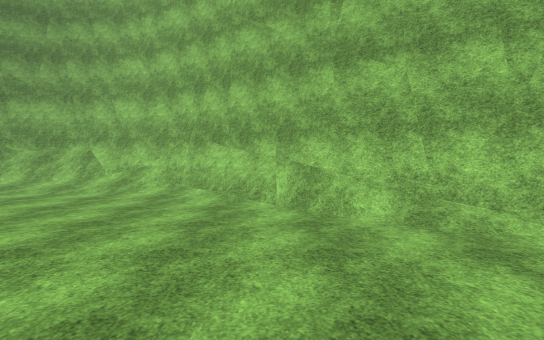
view 1 (above)

16 first-person views from a walk through a scene from a Unity 3-D project. The camera is 1.5 m above the floor, tilts 2° down and sees 75° across. The floor is counted in squares, 2 m on a side. Each view is taken from the middle of a square. On the plan, view 1 faces up. The plan holds only what a view shows up to about 11 squares ahead; the rest is blank. The place goes on beyond the plan. The player character is not drawn. Surface patterns are stand-ins for the level's own textures.

view 2
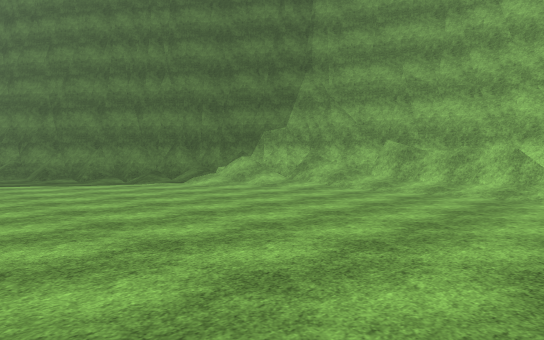

view 3
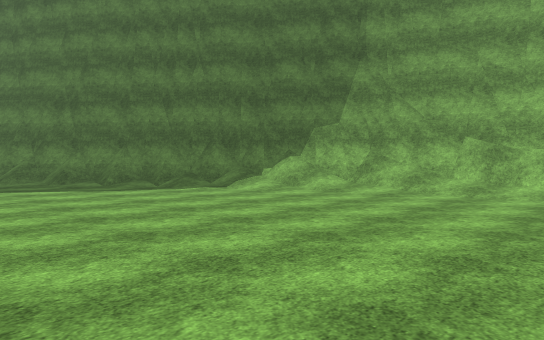

view 4
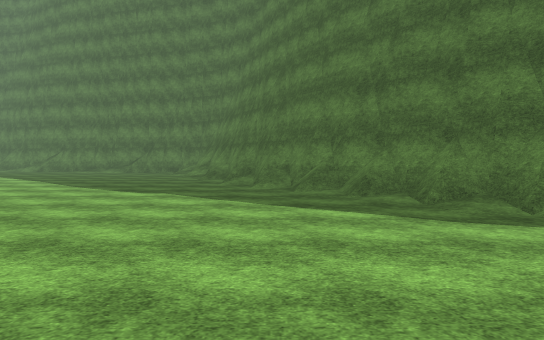

view 5
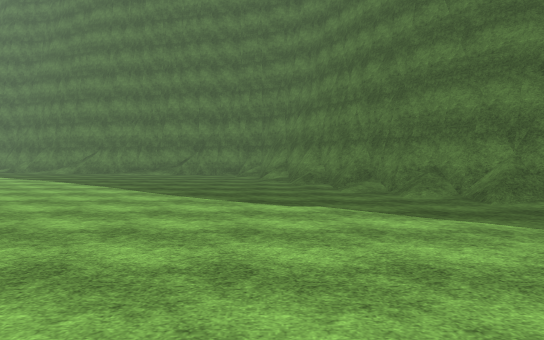

view 6
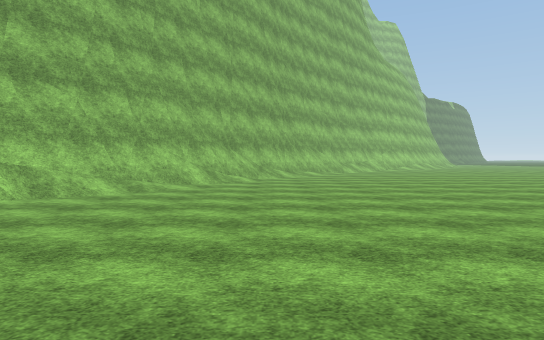

view 7
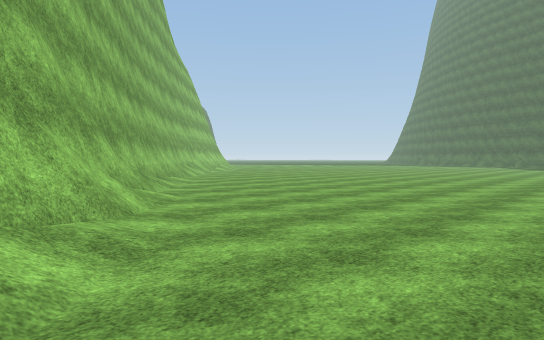

view 8
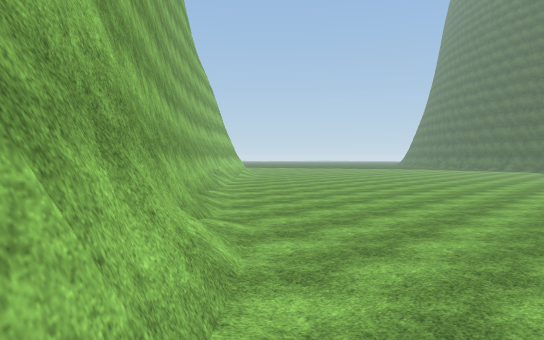

view 9
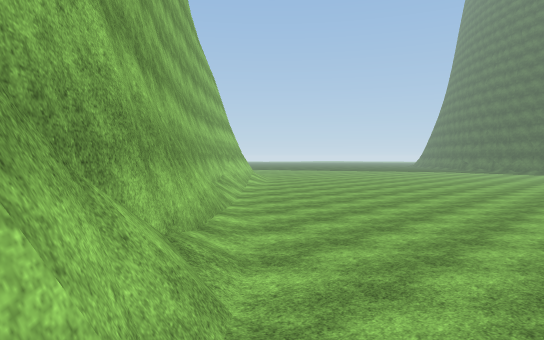

view 10
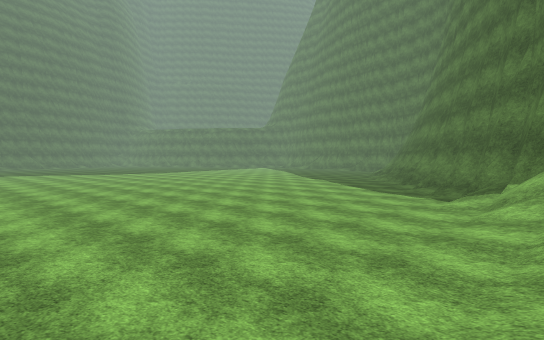

view 11
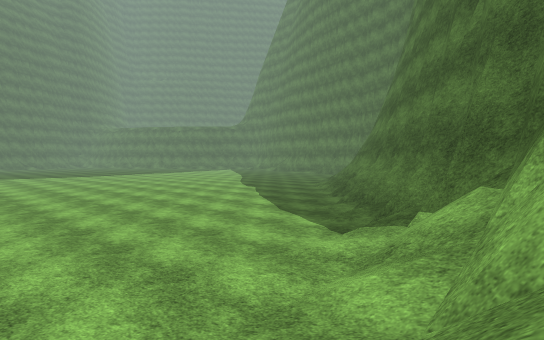

view 12
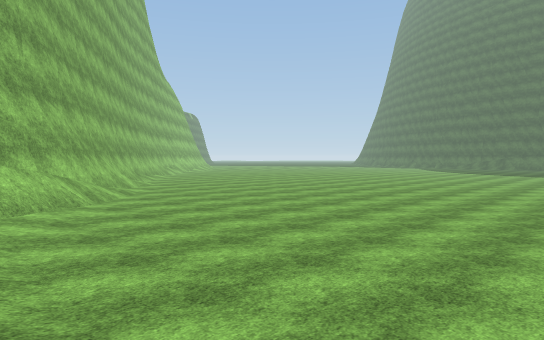

view 13
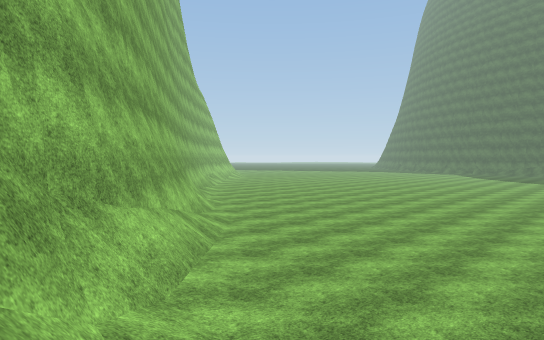

view 14
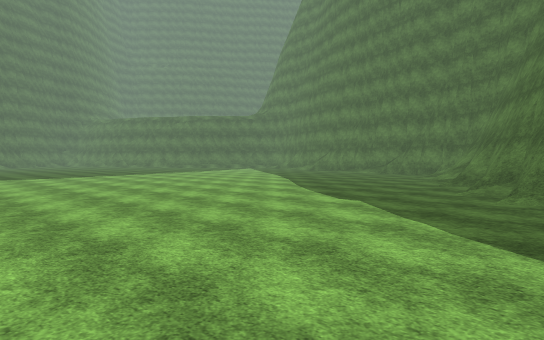

view 15
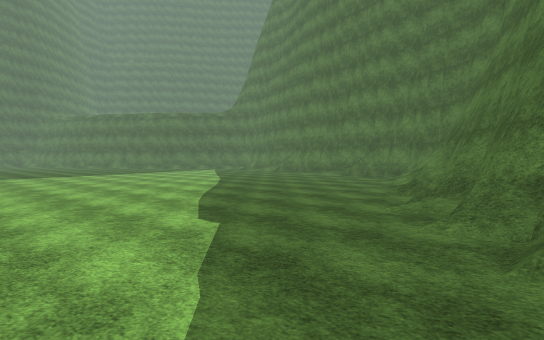

view 16
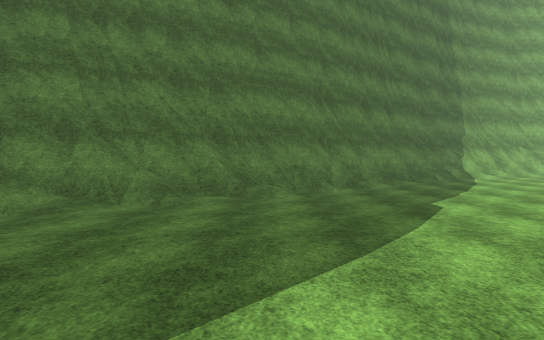

### Floor plan
Key: @ floor where view 1 was taken; # wall or solid block; . floor; / step, stairs or slope.
Columns run from 22 left of view 1 to 8 right of it. Each row starts with its distance up from view 1.
 10               #####
  9             ###///###
  8           ###///////##
  7          ##///.....//##
  6         ##//........./###
  5       ###/............./##
  4      ###/.............../###
  3     ##/..................//##
  2    ##/...................../###
  1  ###/.......................//#
  0 ###/..................@......./
 -1 #/.............................
 -2 /..............................
 -3 ............. .................
 -4 .............  .....  .........
 -5 .............   ..    .........
 -6 ...........            ........
 -7 ...........            ........
 -8 ...........              ......
 -9 ... ......                  ..
-10 ..   .. ..

Where each view was taken, in squares from view 1:
view 1: 0 up, 0 right, facing up
view 2: 0 up, 3 left, facing up-left
view 3: 0 up, 5 left, facing up-left
view 4: 1 up, 9 left, facing left
view 5: 2 down, 11 left, facing left
view 6: 1 up, 6 left, facing right
view 7: 5 up, 1 left, facing down-right
view 8: 5 up, 1 right, facing down-right
view 9: 3 up, 4 right, facing down-right
view 10: 8 up, 4 left, facing down-left
view 11: 8 up, 8 left, facing down-left
view 12: 8 up, 8 left, facing down-right
view 13: 9 up, 5 left, facing down-right
view 14: 2 up, 11 left, facing down-left
view 15: 2 up, 14 left, facing down-left
view 16: 7 down, 19 left, facing up
